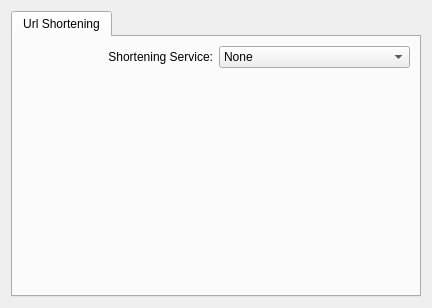
<?xml version="1.0" encoding="UTF-8"?>
<ui version="4.0">
 <class>advanced_base</class>
 <widget class="QWidget" name="advanced_base">
  <property name="geometry">
   <rect>
    <x>0</x>
    <y>0</y>
    <width>415</width>
    <height>308</height>
   </rect>
  </property>
  <property name="windowTitle">
   <string>Form</string>
  </property>
  <layout class="QVBoxLayout" name="verticalLayout">
   <item>
    <widget class="QTabWidget" name="tabWidget">
     <property name="currentIndex">
      <number>0</number>
     </property>
     <widget class="QWidget" name="tabShortening">
      <attribute name="title">
       <string>Url Shortening</string>
      </attribute>
      <layout class="QVBoxLayout" name="verticalLayout_2">
       <item>
        <layout class="QHBoxLayout" name="horizontalLayout">
         <item>
          <widget class="QLabel" name="label">
           <property name="text">
            <string>Shortening Service:</string>
           </property>
           <property name="alignment">
            <set>Qt::AlignRight|Qt::AlignTrailing|Qt::AlignVCenter</set>
           </property>
          </widget>
         </item>
         <item>
          <widget class="KComboBox" name="kcfg_plugins">
           <item>
            <property name="text">
             <string>None</string>
            </property>
           </item>
          </widget>
         </item>
        </layout>
       </item>
       <item>
        <spacer name="verticalSpacer">
         <property name="orientation">
          <enum>Qt::Vertical</enum>
         </property>
         <property name="sizeHint" stdset="0">
          <size>
           <width>388</width>
           <height>227</height>
          </size>
         </property>
        </spacer>
       </item>
      </layout>
     </widget>
    </widget>
   </item>
  </layout>
 </widget>
 <customwidgets>
  <customwidget>
   <class>KComboBox</class>
   <extends>QComboBox</extends>
   <header>kcombobox.h</header>
  </customwidget>
 </customwidgets>
 <resources/>
 <connections/>
</ui>
